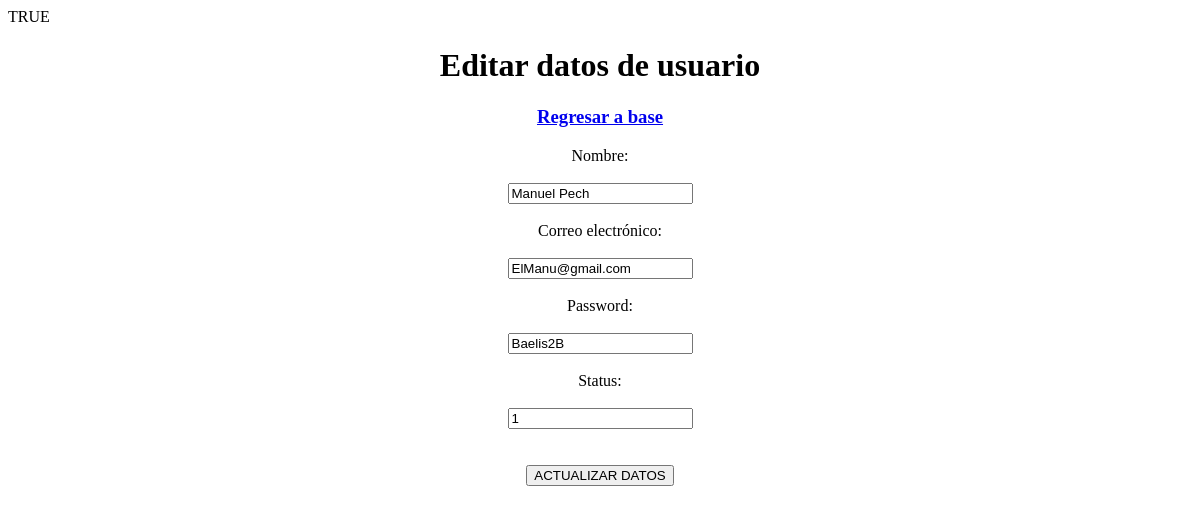
The page /users/inicio/base_update.php?id=6 (signed in) on the database as committed earlier.
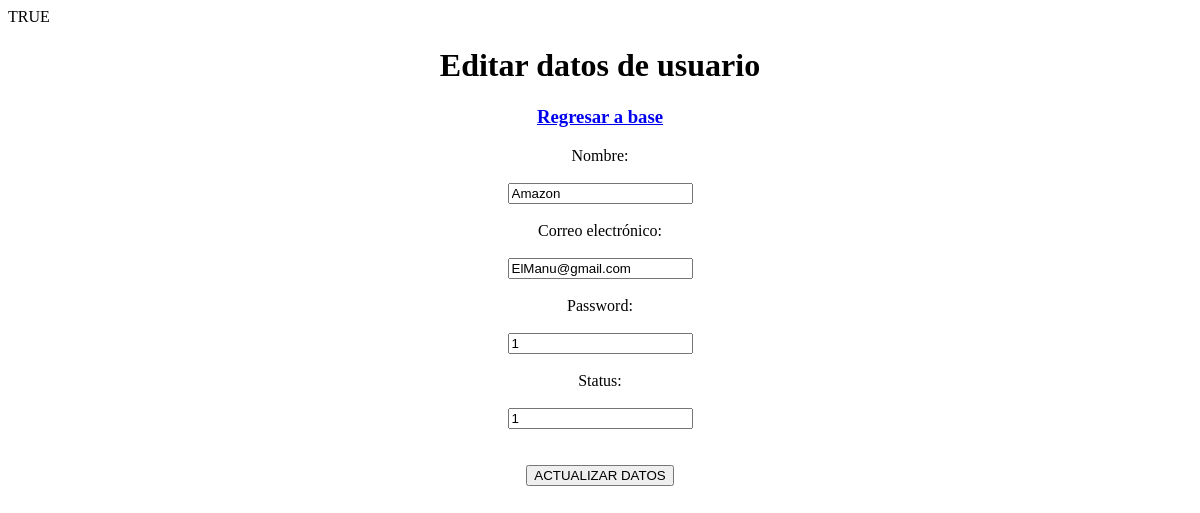
The same page on the database as committed later.
### tables this page shows
CREATE TABLE `users` (
  `id` int(11) UNSIGNED NOT NULL,
  `names` varchar(100) NOT NULL DEFAULT '',
  `email` varchar(150) NOT NULL DEFAULT '',
  `password` varchar(20) NOT NULL DEFAULT '',
  `status` int(11) NOT NULL DEFAULT 1
);

### users/lib/functions.php (called while the page is built, shortened)
<?php
function get_userselect($connect, $id){
    $consulta="SELECT * FROM users WHERE id = $id";
    $resultado = mysqli_query($connect, $consulta);
    return $resultado;
    }
?>

### users/inicio/base_update.php (the view, shortened to what this page needs)
<?php
require_once("../lib/functions.php");
$id = $_GET['id'];
$resultado = get_userselect($connect, $id);
$users = mysqli_fetch_array($resultado);
?>
<!DOCTYPE html>
<html lang="es-MX">
<head>
</head>
<body>
    <center><h1>Editar datos de usuario</h1> <a href="base.php"><h3>Regresar a base</h3></a></center>
<center>
        <form action="update_query.php" method="POST">
              <div class="elem">
                <label for="names">Nombre:</label><br><br>
                <input type="text" name="names" value="<?php echo $users['names']; ?>"/>
              </div>
              <div class="elem">
              <br><label for="email">Correo electrónico:</label><br><br>
                <input type="text" name="email" value="<?php echo $users['email']; ?>"/>
              </div>
              <div class="elem">
              <br><label for="password">Password:</label><br><br>
                <input type="text" name="password" value="<?php echo $users['password']; ?>"/>
              </div>
              <div class="elem">
              <br><label for="status">Status:</label><br><br>
                <input type="text" name="status" value="<?php echo $users['status']; ?>"/>
              </div>
              <br><br>
              <button type="submit" name="submit">ACTUALIZAR DATOS</button>
        </form>
</center>
</body>
</html>

Rows that differ between the two databases and show on the page:
changed users "ElManu@gmail.com": names "Manuel Pech" → "Amazon"; password "Baelis2B" → "1"
